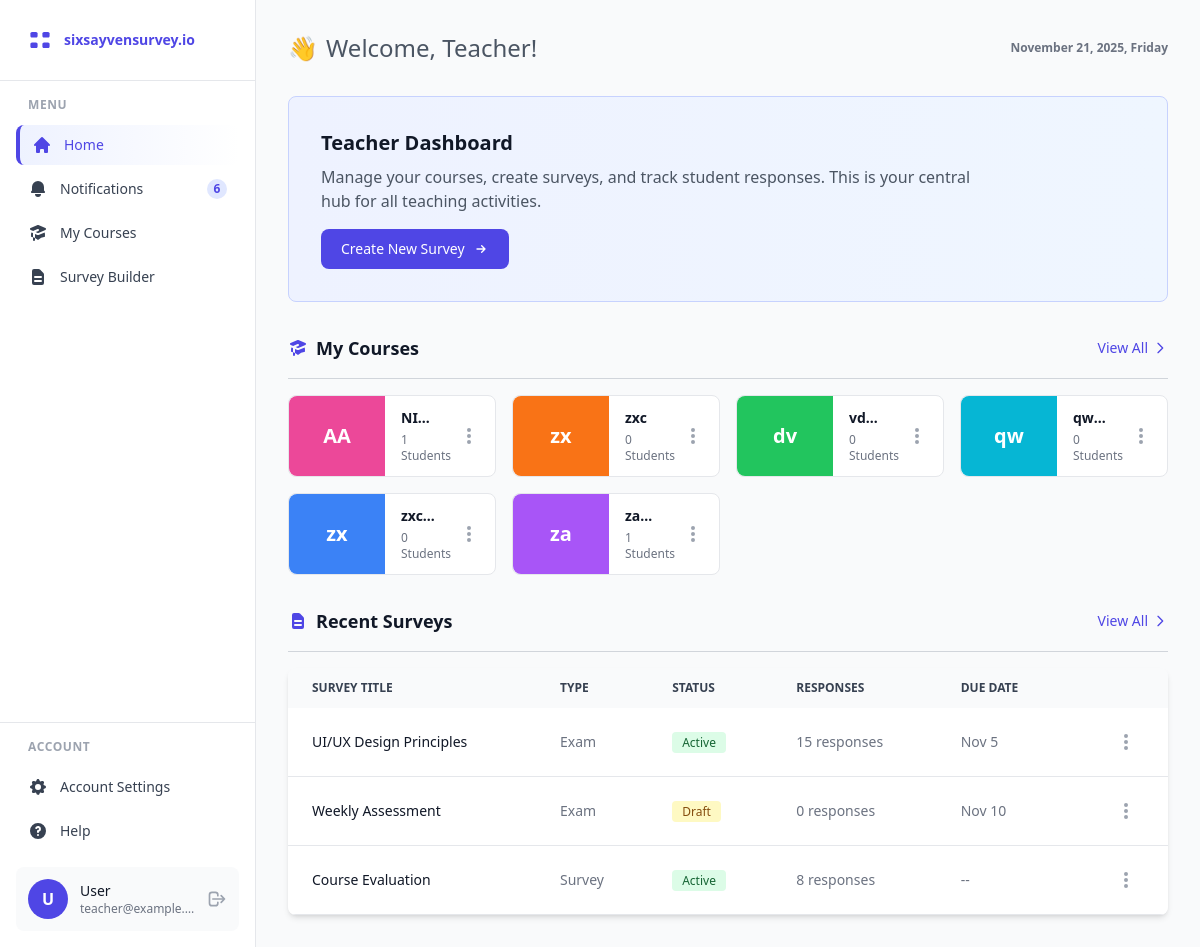
/teacher/home/ (signed in), run on the app's committed database.
### survey/models.py (models this page shows, shortened)
class User(AbstractUser):
    ROLE_CHOICES = [
        ('student', 'Student'),
        ('teacher', 'Teacher'),
    ]
    role = models.CharField(max_length=10, choices=ROLE_CHOICES, default='student')
    full_name = models.CharField(max_length=255, blank=True)
    groups = models.ManyToManyField(
        'auth.Group',
        related_name='survey_users',
        blank=True,
        help_text='The groups this user belongs to.',
        verbose_name='groups',
    )
    user_permissions = models.ManyToManyField(
        'auth.Permission',
        related_name='survey_users',
        blank=True,
        help_text='Specific permissions for this user.',
        verbose_name='user permissions',
    )
    class Meta:
        db_table = 'users'

class Course(models.Model):
    code = models.CharField(max_length=50, unique=True, help_text="Course code like 'CAP 401'")
    name = models.CharField(max_length=255, help_text="Full course name")
    description = models.TextField(blank=True, help_text="Course details/description")
    invite_code = models.CharField(max_length=10, unique=True, help_text="Auto-generated invite code for students")
    teacher = models.ForeignKey(User, on_delete=models.CASCADE, related_name='taught_courses', limit_choices_to={'role': 'teacher'})
    created_at = models.DateTimeField(auto_now_add=True)
    updated_at = models.DateTimeField(auto_now=True)
    class Meta:
        db_table = 'courses'
        ordering = ['-created_at']

### survey/views.py (the view)
# urls.py: path('teacher/home/', views.teacher_home, name='teacher-home'),
@login_required
def teacher_home(request):
    if request.user.role != 'teacher':
        messages.error(request, 'Access denied.')
        return redirect('student-home')
    courses = Course.objects.filter(teacher=request.user)
    colors = ['pink', 'orange', 'green', 'cyan', 'blue', 'purple', 'yellow', 'red']
    my_courses = []
    for idx, course in enumerate(courses[:8]):  # Limit to 8 for home page
        member_count = CourseEnrollment.objects.filter(course=course).count()
        code_abbrev = course.code[:2] if len(course.code) >= 2 else course.code[0] if course.code else 'CO'
        my_courses.append({
            'id': course.id,
            'code': code_abbrev,
            'name': course.name[:30] + '..' if len(course.name) > 30 else course.name,
            'members': member_count,
            'color': colors[idx % len(colors)]
        })
    context = {
        'current_date': datetime.now(),
        'my_courses': my_courses,
        'recent_surveys': [
            {'id': 1, 'title': 'UI/UX Design Principles', 'type': 'Exam', 'status': 'Active',
             'responses': 15, 'due_date': 'Nov 5'},
            {'id': 2, 'title': 'Weekly Assessment', 'type': 'Exam', 'status': 'Draft',
             'responses': 0, 'due_date': 'Nov 10'},
            {'id': 3, 'title': 'Course Evaluation', 'type': 'Survey', 'status': 'Active',
             'responses': 8, 'due_date': '--'},
        ],
        'unread_count': 6,
    }
    return render(request, 'teacher/home.html', context)

### templates/teacher/home.html (shortened to what this page needs)
{% extends 'teacher/base_teacher.html' %}
{% block teacher_content %}
<div class="flex flex-col sm:flex-row sm:items-center sm:justify-between mb-6 sm:mb-8 gap-4">
    <div>
        <h1 class="text-xl sm:text-2xl leading-8 font-normal text-gray-600 flex items-center">
            <span class="mr-2">👋</span> Welcome, {{ user.first_name|default:"Teacher" }}!
        </h1>
    </div>
    <div class="text-xs leading-4 font-extrabold text-gray-500">
        {{ current_date|date:"F d, Y, l" }}
    </div>
</div>
<div class="mb-6 sm:mb-8 p-4 sm:p-8 bg-gradient-to-r from-indigo-50 to-blue-50 border border-indigo-200 rounded-lg">
    <div class="flex items-center justify-between">
        <div class="flex-1">
            <h2 class="text-lg sm:text-xl font-bold text-gray-900 mb-2">Teacher Dashboard</h2>
            <p class="text-sm sm:text-base text-gray-600 mb-4 max-w-2xl">
                Manage your courses, create surveys, and track student responses. This is your central hub for all teaching activities.
            </p>
            <button type="button" class="text-white bg-indigo-600 hover:bg-indigo-700 focus:ring-4 focus:outline-none focus:ring-indigo-300 font-medium rounded-lg text-sm px-4 sm:px-5 py-2 sm:py-2.5 text-center inline-flex items-center">
                Create New Survey
                <svg class="w-4 h-4 ml-2" fill="none" stroke="currentColor" viewBox="0 0 24 24">
                    <path stroke-linecap="round" stroke-linejoin="round" stroke-width="2" d="M13 7l5 5m0 0l-5 5m5-5H6" />
                </svg>
            </button>
        </div>
    </div>
</div>
<div class="mb-8">
    <div class="flex items-center justify-between mb-4 pb-4 border-b border-gray-300">
        <div class="flex items-center space-x-2">
            <h2 class="text-lg font-semibold text-gray-900">My Courses</h2>
        </div>
        <a href="{% url 'teacher-courses' %}" class="text-indigo-600 hover:text-indigo-700 font-medium text-sm inline-flex items-center">
            View All
            <svg class="w-4 h-4 ml-1" fill="none" stroke="currentColor" viewBox="0 0 24 24">
                <path stroke-linecap="round" stroke-linejoin="round" stroke-width="2" d="M9 5l7 7-7 7" />
            </svg>
        </a>
    </div>
    <div class="grid grid-cols-1 md:grid-cols-2 lg:grid-cols-4 gap-4">
        {% for course in my_courses %}
        <div class="bg-white border border-gray-200 rounded-lg hover:shadow-md transition-shadow">
            <div class="flex items-center">
                <div class="w-24 h-20 bg-{{ course.color }}-500 flex items-center justify-center text-white font-bold text-xl flex-shrink-0 rounded-l-lg">
                    {{ course.code }}
                </div>
                <div class="flex-1 px-4 min-w-0">
                    <h3 class="font-semibold text-gray-900 text-sm truncate mb-1">{{ course.name }}</h3>
                    <p class="text-xs text-gray-500">{{ course.members }} Students</p>
                </div>
                <div class="mr-2 relative">
                    <button id="course-dropdown-{{ course.id }}" data-dropdown-toggle="dropdown-{{ course.id }}" data-dropdown-placement="bottom-end" class="text-gray-400 hover:text-gray-600 hover:bg-gray-100 inline-flex items-center justify-center p-2 text-sm font-medium text-center rounded-lg transition-colors" type="button">
                        <svg class="w-5 h-5" fill="currentColor" viewBox="0 0 20 20">
                            <path d="M10 6a2 2 0 110-4 2 2 0 010 4zM10 12a2 2 0 110-4 2 2 0 010 4zM10 18a2 2 0 110-4 2 2 0 010 4z"/>
                        </svg>
                    </button>
                </div>
            </div>
        </div>
        {% empty %}
        <div class="col-span-4 text-center py-8 text-gray-500">
            No courses yet. Create a course to get started!
        </div>
        {% endfor %}
    </div>
</div>
<div>
    <div class="flex items-center justify-between mb-4 pb-4 border-b border-gray-300">
        <div class="flex items-center space-x-2">
            <svg class="w-5 h-5 text-indigo-600" fill="currentColor" viewBox="0 0 20 20">
                <path fill-rule="evenodd" d="M4 4a2 2 0 012-2h4.586A2 2 0 0112 2.586L15.414 6A2 2 0 0116 7.414V16a2 2 0 01-2 2H6a2 2 0 01-2-2V4zm2 6a1 1 0 011-1h6a1 1 0 110 2H7a1 1 0 01-1-1zm1 3a1 1 0 100 2h6a1 1 0 100-2H7z" clip-rule="evenodd"/>
            </svg>
            <h2 class="text-lg font-semibold text-gray-900">Recent Surveys</h2>
        </div>
        <a href="{% url 'teacher-survey-builder' %}" class="text-indigo-600 hover:text-indigo-700 font-medium text-sm inline-flex items-center">
            View All
            <svg class="w-4 h-4 ml-1" fill="none" stroke="currentColor" viewBox="0 0 24 24">
                <path stroke-linecap="round" stroke-linejoin="round" stroke-width="2" d="M9 5l7 7-7 7" />
            </svg>
        </a>
    </div>
    <div class="relative overflow-x-auto shadow-md sm:rounded-lg -mx-4 sm:mx-0">
        <table class="w-full text-sm text-left text-gray-500 min-w-[640px]">
            <thead class="text-xs text-gray-700 uppercase bg-gray-50">
                <tr>
                    <th scope="col" class="px-6 py-3">Survey Title</th>
                    <th scope="col" class="px-6 py-3">Type</th>
                    <th scope="col" class="px-6 py-3">Status</th>
                    <th scope="col" class="px-6 py-3">Responses</th>
                    <th scope="col" class="px-6 py-3">Due Date</th>
                    <th scope="col" class="px-6 py-3">
                    </th>
                </tr>
            </thead>
            <tbody>
                {% for survey in recent_surveys %}
                <tr class="bg-white border-b hover:bg-gray-50">
                    <th scope="row" class="px-6 py-4 font-medium text-gray-900 whitespace-nowrap">
                        {{ survey.title }}
                    </th>
                    <td class="px-6 py-4">{{ survey.type }}</td>
                    <td class="px-6 py-4">
                        {% if survey.status == 'Active' %}
                        <span class="bg-green-100 text-green-800 text-xs font-medium px-2.5 py-0.5 rounded">Active</span>
                        {% elif survey.status == 'Draft' %}
                        <span class="bg-yellow-100 text-yellow-800 text-xs font-medium px-2.5 py-0.5 rounded">Draft</span>
                        {% else %}
                        <span class="bg-gray-100 text-gray-800 text-xs font-medium px-2.5 py-0.5 rounded">Closed</span>
                        {% endif %}
                    </td>
                    <td class="px-6 py-4">{{ survey.responses }} responses</td>
                    <td class="px-6 py-4">{{ survey.due_date }}</td>
                    <td class="px-6 py-4 text-right">
                        <div class="relative inline-block">
                            <button id="survey-dropdown-{{ survey.id }}" data-dropdown-toggle="survey-dropdown-menu-{{ survey.id }}" data-dropdown-placement="bottom-end" class="text-gray-400 hover:text-gray-600 hover:bg-gray-100 inline-flex items-center justify-center p-2 text-sm font-medium text-center rounded-lg transition-colors" type="button">
                                <svg class="w-5 h-5" fill="currentColor" viewBox="0 0 20 20">
                                    <path d="M10 6a2 2 0 110-4 2 2 0 010 4zM10 12a2 2 0 110-4 2 2 0 010 4zM10 18a2 2 0 110-4 2 2 0 010 4z"/>
                                </svg>
                            </button>
                        </div>
                    </td>
                </tr>
                {% empty %}
                <tr>
                    <td colspan="6" class="px-6 py-8 text-center text-gray-500">
                        No surveys available
                    </td>
                </tr>
                {% endfor %}
            </tbody>
        </table>
    </div>
</div>
{% endblock %}

### templates/includes/teacher_sidebar.html (shortened to what this page needs)
<aside id="sidebar" class="fixed left-0 top-0 h-full w-64 bg-white border-r border-gray-200 flex flex-col z-40 transition-transform -translate-x-full sm:translate-x-0">
    <div class="p-6 border-b border-gray-200">
        <div class="flex items-center space-x-2">
            <div class="text-2xl font-bold text-indigo-600">
            </div>
            <span class="text-sm font-bold text-indigo-600">sixsayvensurvey.io</span>
        </div>
    </div>
    <nav class="flex-1 p-4 overflow-y-auto">
        <div class="text-xs font-semibold text-gray-400 uppercase tracking-wider mb-3 px-3">Menu</div>
        <div class="space-y-1">
            <a href="{% url 'teacher-home' %}" class="flex items-center px-3 py-2.5 rounded-lg {% if request.resolver_match.url_name == 'teacher-home' %}bg-gradient-to-r from-indigo-50 to-white text-indigo-600 border-l-4 border-indigo-600{% else %}text-gray-700 hover:bg-gray-50{% endif %}">
                <svg class="w-5 h-5 mr-3" fill="currentColor" viewBox="0 0 20 20">
                    <path d="M10.707 2.293a1 1 0 00-1.414 0l-7 7a1 1 0 001.414 1.414L4 10.414V17a1 1 0 001 1h2a1 1 0 001-1v-2a1 1 0 011-1h2a1 1 0 011 1v2a1 1 0 001 1h2a1 1 0 001-1v-6.586l.293.293a1 1 0 001.414-1.414l-7-7z"/>
                </svg>
                <span class="font-medium text-sm">Home</span>
            </a>
            <a href="{% url 'teacher-notifications' %}" class="flex items-center px-3 py-2.5 rounded-lg {% if request.resolver_match.url_name == 'teacher-notifications' %}bg-gradient-to-r from-indigo-50 to-white text-indigo-600 border-l-4 border-indigo-600{% else %}text-gray-700 hover:bg-gray-50{% endif %}">
                <svg class="w-5 h-5 mr-3" fill="currentColor" viewBox="0 0 20 20">
                    <path d="M10 2a6 6 0 00-6 6v3.586l-.707.707A1 1 0 004 14h12a1 1 0 00.707-1.707L16 11.586V8a6 6 0 00-6-6zM10 18a3 3 0 01-3-3h6a3 3 0 01-3 3z"/>
                </svg>
                <span class="font-medium text-sm">Notifications</span>
                {% if unread_count %}
                <span class="ml-auto bg-indigo-100 text-indigo-600 text-xs font-bold rounded-full w-5 h-5 flex items-center justify-center">
                    {{ unread_count }}
                </span>
                {% endif %}
            </a>
            <a href="{% url 'teacher-courses' %}" class="flex items-center px-3 py-2.5 rounded-lg {% if request.resolver_match.url_name == 'teacher-courses' %}bg-gradient-to-r from-indigo-50 to-white text-indigo-600 border-l-4 border-indigo-600{% else %}text-gray-700 hover:bg-gray-50{% endif %}">
                <span class="font-medium text-sm">My Courses</span>
            </a>
            <a href="{% url 'teacher-survey-builder' %}" class="flex items-center px-3 py-2.5 rounded-lg {% if request.resolver_match.url_name == 'teacher-survey-builder' %}bg-gradient-to-r from-indigo-50 to-white text-indigo-600 border-l-4 border-indigo-600{% else %}text-gray-700 hover:bg-gray-50{% endif %}">
                <svg class="w-5 h-5 mr-3" fill="currentColor" viewBox="0 0 20 20">
                    <path fill-rule="evenodd" d="M4 4a2 2 0 012-2h4.586A2 2 0 0112 2.586L15.414 6A2 2 0 0116 7.414V16a2 2 0 01-2 2H6a2 2 0 01-2-2V4zm2 6a1 1 0 011-1h6a1 1 0 110 2H7a1 1 0 01-1-1zm1 3a1 1 0 100 2h6a1 1 0 100-2H7z" clip-rule="evenodd"/>
                </svg>
                <span class="font-medium text-sm">Survey Builder</span>
            </a>
        </div>
    </nav>
    <div class="p-4 border-t border-gray-200">
        <div class="text-xs font-semibold text-gray-400 uppercase tracking-wider mb-3 px-3">Account</div>
        <div class="space-y-1">
            <a href="{% url 'teacher-settings' %}" class="flex items-center px-3 py-2.5 rounded-lg {% if request.resolver_match.url_name == 'teacher-settings' %}bg-gradient-to-r from-indigo-50 to-white text-indigo-600 border-l-4 border-indigo-600{% else %}text-gray-700 hover:bg-gray-50{% endif %}">
                <span class="font-medium text-sm">Account Settings</span>
            </a>
            <a href="{% url 'teacher-help' %}" class="flex items-center px-3 py-2.5 rounded-lg text-gray-700 hover:bg-gray-50">
                <svg class="w-5 h-5 mr-3" fill="currentColor" viewBox="0 0 20 20">
                    <path fill-rule="evenodd" d="M18 10a8 8 0 11-16 0 8 8 0 0116 0zm-8-3a1 1 0 00-.867.5 1 1 0 11-1.731-1A3 3 0 0113 8a3.001 3.001 0 01-2 2.83V11a1 1 0 11-2 0v-1a1 1 0 011-1 1 1 0 100-2zm0 8a1 1 0 100-2 1 1 0 000 2z" clip-rule="evenodd"/>
                </svg>
                <span class="font-medium text-sm">Help</span>
            </a>
        </div>
        <div class="mt-4 flex items-center space-x-3 p-3 rounded-lg bg-gray-50">
            <div class="w-10 h-10 rounded-full bg-indigo-600 flex items-center justify-center text-white font-semibold">
                {{ user.first_name.0|default:"U" }}
            </div>
            <div class="flex-1 min-w-0">
                <div class="font-medium text-sm text-gray-900 truncate">{{ user.get_full_name|default:"User" }}</div>
                <div class="text-xs text-gray-500 truncate">{{ user.email }}</div>
            </div>
            <button type="button" onclick="document.getElementById('logout-form').submit()" class="text-gray-400 hover:text-gray-600">
                <svg class="w-5 h-5" fill="none" stroke="currentColor" viewBox="0 0 24 24">
                    <path stroke-linecap="round" stroke-linejoin="round" stroke-width="2" d="M17 16l4-4m0 0l-4-4m4 4H7m6 4v1a3 3 0 01-3 3H6a3 3 0 01-3-3V7a3 3 0 013-3h4a3 3 0 013 3v1" />
                </svg>
            </button>
        </div>
    </div>
</aside>

### data on the page
User: first_name.0 "U", get_full_name "User", email "teacher@example.…", first_name "Teacher"
Course: name "NI…"
Course: name "zxc"
Course: name "vd…"
Course: name "qw…"
Course: name "zxc…"
Course: name "za…"

### other printed values
{{ unread_count }} "6"
{{ course.code }} "AA" "zx" "dv" "qw" "zx" "za"
{{ course.members }} "1" "0" "0" "0" "0" "1"
{{ survey.title }} "UI/UX Design Principles" "Weekly Assessment" "Course Evaluation"
{{ survey.type }} "Exam" "Exam" "Survey"
{{ survey.responses }} "15" "0" "8"
{{ survey.due_date }} "Nov 5" "Nov 10" "--"
